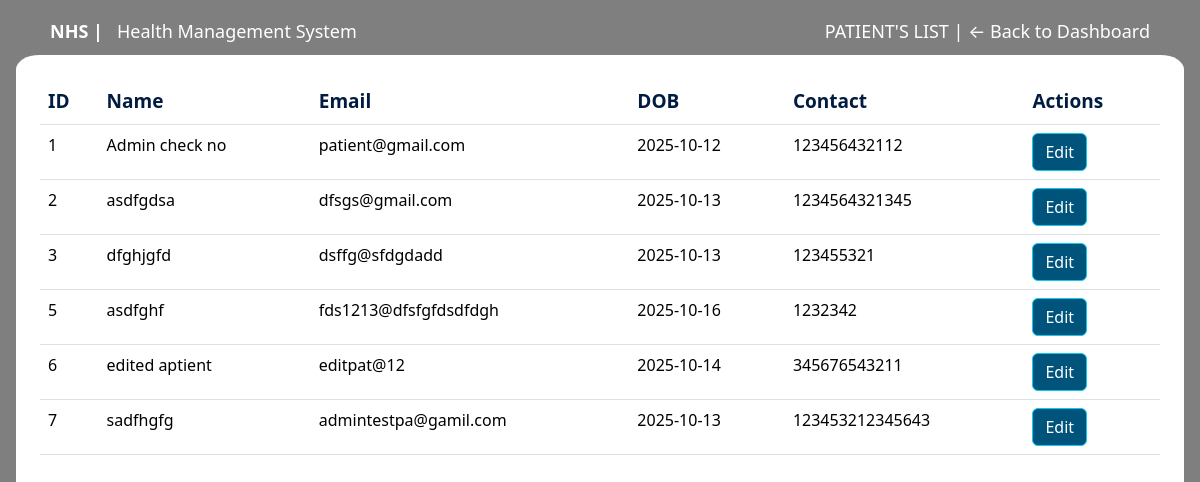
Before: /admin/patients with the older database file.
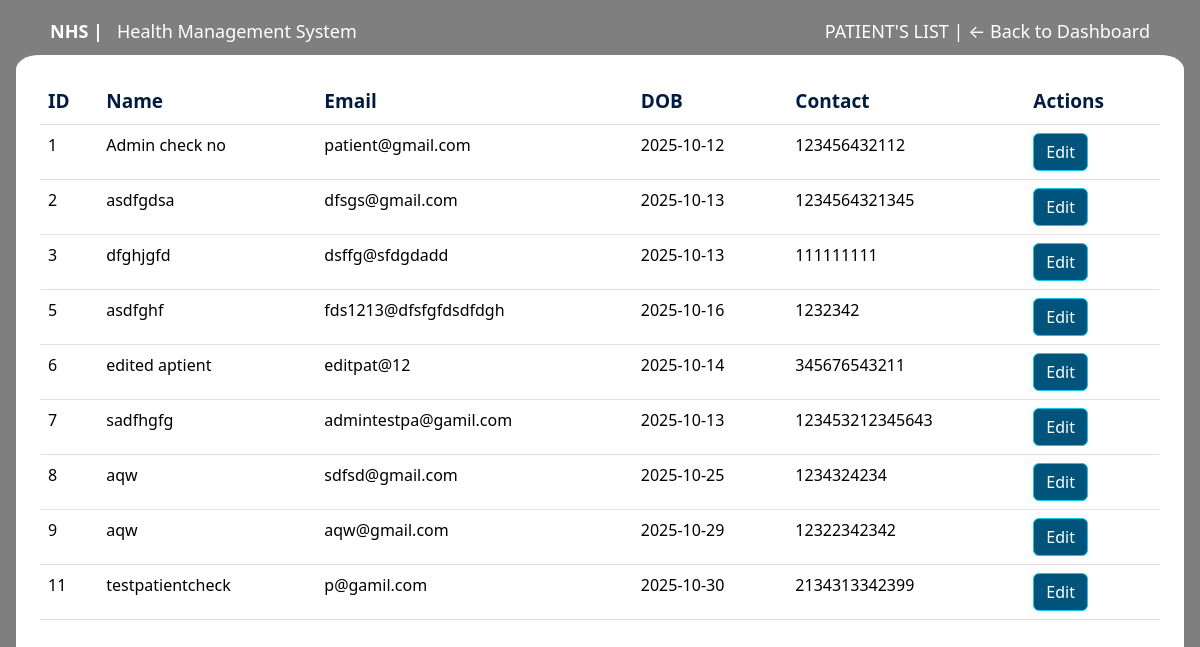
After: the same page with the newer database file.
### models/patient.py (models this page shows, shortened)
class Patient(db.Model, UserMixin):
    __tablename__ = 'patient'
    p_id = db.Column(db.Integer, primary_key=True, autoincrement=True)
    p_email = db.Column(db.String(225), unique=True, nullable=False)
    p_name = db.Column(db.String(225), nullable=False)
    p_password = db.Column(db.String(225), nullable=False)
    p_address = db.Column(db.String(225), nullable=False)
    p_dob = db.Column(db.Date, nullable=False)
    p_tel = db.Column(db.String(15), nullable=True)
    appointments = db.relationship(
        'Appointment',
        back_populates='patient',
        cascade='all, delete-orphan'
    )
    details = db.relationship(
        'PatientDetails',
        uselist=False,
        back_populates='patient',
        cascade='all, delete-orphan'
    )

### app/routes/admin/patients_list.py (the view)
@admin_bp.route('/patients', methods=['GET', 'POST'])
def patients_list():
    patients = Patient.query.all()
    return render_template('admin/patients_list.html', patients=patients)

### app/templates/admin/patients_list.html (shortened to what this page needs)
{% extends 'layout.html' %}
{% block body_class %} landing-page {% endblock %}
{% block navbar %}
<div class="container nav_bar">
  <div class="d-flex justify-content-between align-items-center mt-2">
      <div><a href="{{ url_for('main.landing_page') }}"><strong>NHS |</strong>  &nbsp;   Health Management System</a> </div>
      <div ><a  href="{{ url_for('admin.dashboard') }}">PATIENT'S LIST | ← Back to Dashboard</a></div>
  </div>
</div>
{% endblock %}
{% block content %}
<div class="main_container pd_details mx-3 bg-white p-4" style="min-height: calc(100vh - 75px);">
  <table class="table table-hover">
    <thead>
      <tr>
        <th>ID</th>
        <th>Name</th>
        <th>Email</th>
        <th>DOB</th>
        <th>Contact</th>
        <th>Actions</th>
      </tr>
    </thead>
    <tbody>
      {% for patient in patients %}
      <tr>
        <td>{{ patient.p_id }}</td>
        <td>{{ patient.p_name }}</td>
        <td>{{ patient.p_email }}</td>
        <td>{{ patient.p_dob }}</td>
        <td>{{ patient.p_tel }}</td>
        <td>
          <button type="button" class="detail_btn btn btn-info"><a href="{{ url_for('admin.edit_patient', patient_id = patient.p_id) }}">Edit</a></button>
        </td>
      </tr>
      {% endfor %}
    </tbody>
  </table>
</div>
{% endblock %}

Changed rows visible on the page:
changed Patient "dfghjgfd": p_tel "123455321" → "111111111"
added Patient: p_id "8", p_name "aqw", p_email "sdfsd@gmail.com", p_dob "2025-10-25", p_tel "1234324234"
added Patient: p_id "9", p_name "aqw", p_email "aqw@gmail.com", p_dob "2025-10-29", p_tel "12322342342"
added Patient: p_id "11", p_name "testpatientcheck", p_email "p@gamil.com", p_dob "2025-10-30", p_tel "2134313342399"
